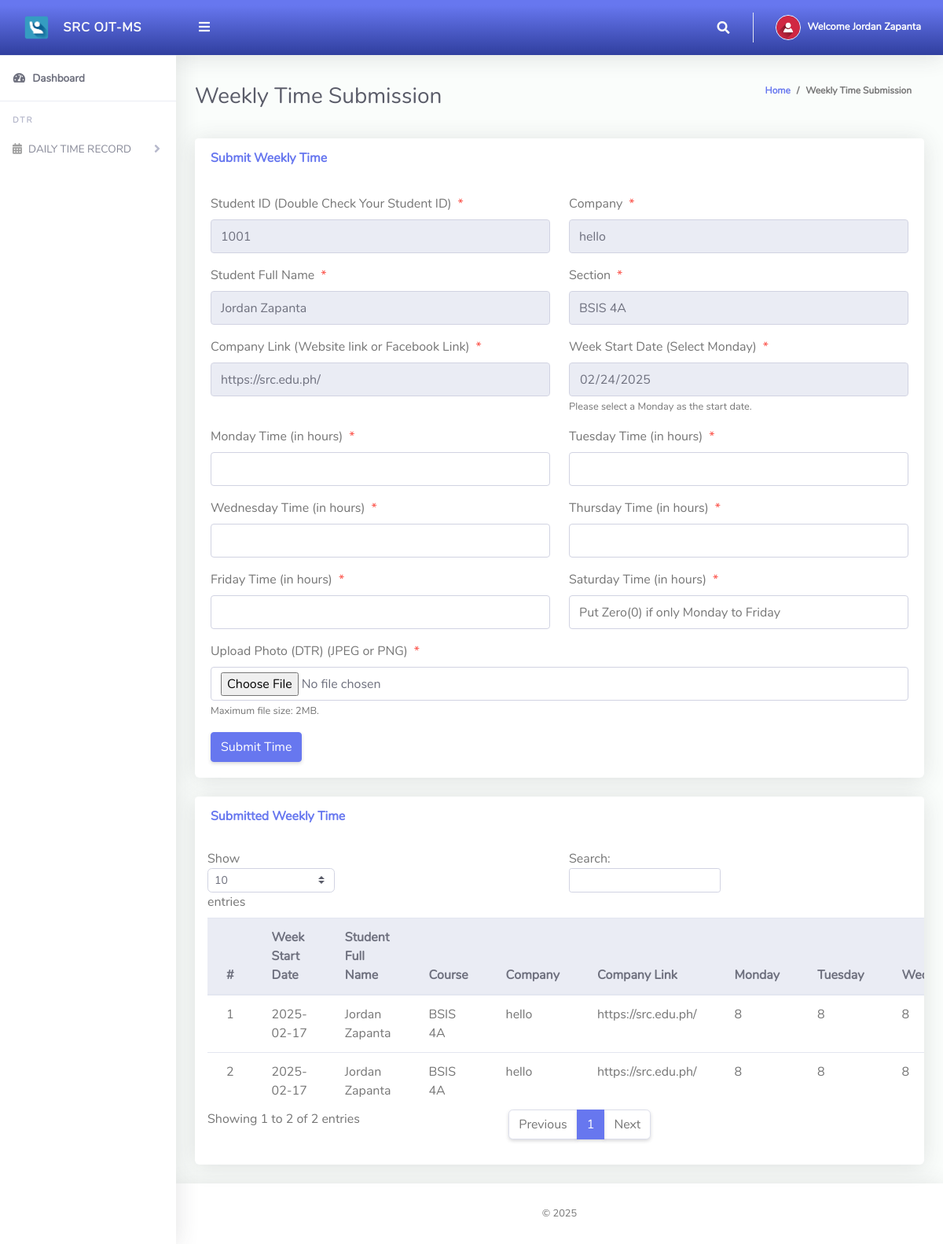
Screenshot of /Student/time2.php (signed in) with the database file from the repository.
### tables this page shows
CREATE TABLE `tblstudents` (
  `Id` int(10) NOT NULL,
  `admissionNumber` varchar(255) DEFAULT NULL,
  `firstName` varchar(255) DEFAULT NULL,
  `lastName` varchar(255) DEFAULT NULL,
  `classId` varchar(10) DEFAULT NULL,
  `contact` varchar(50) DEFAULT NULL,
  `comp_name` varchar(255) DEFAULT NULL,
  `email` varchar(255) DEFAULT NULL,
  `address` varchar(255) DEFAULT NULL,
  `password` varchar(50) DEFAULT NULL,
  `dateCreated` varchar(50) DEFAULT NULL,
  `remaining_time` int(255) DEFAULT NULL,
  `comp_link` varchar(255) DEFAULT NULL
);

CREATE TABLE `tbl_weekly_time_entries` (
  `id` int(11) NOT NULL,
  `week_start_date` date NOT NULL,
  `monday_time` float DEFAULT 0,
  `tuesday_time` float DEFAULT 0,
  `wednesday_time` float DEFAULT 0,
  `thursday_time` float DEFAULT 0,
  `friday_time` float DEFAULT 0,
  `saturday_time` int(8) DEFAULT NULL,
  `student_fullname` varchar(100) NOT NULL,
  `course` varchar(100) NOT NULL,
  `comp_name` varchar(255) DEFAULT NULL,
  `comp_link` varchar(255) DEFAULT NULL,
  `date_created` datetime DEFAULT current_timestamp(),
  `remaining_time` int(255) DEFAULT NULL,
  `admissionNumber` varchar(255) NOT NULL,
  `photo` varchar(255) DEFAULT NULL,
  `status` enum('submitted','not submitted','pending') DEFAULT 'not submitted'
);

### Student/time2.php (the view, shortened to what this page needs)
<?php
include '../Includes/dbcon.php';
?>
<!DOCTYPE html>
<html lang="en">
<head>
  <link href="../vendor/fontawesome-free/css/all.min.css" rel="stylesheet" type="text/css">
  <link href="../vendor/bootstrap/css/bootstrap.min.css" rel="stylesheet" type="text/css">
  <link href="css/ruang-admin.min.css" rel="stylesheet">
</head>
<body id="page-top">
  <div id="wrapper">
      <?php include "Includes/sidebar.php"; ?>
    <div id="content-wrapper" class="d-flex flex-column">
      <div id="content">
       <?php include "Includes/topbar.php"; ?>
        <div class="container-fluid" id="container-wrapper">
          <div class="d-sm-flex align-items-center justify-content-between mb-4">
            <h1 class="h3 mb-0 text-gray-800">Weekly Time Submission</h1>
            <ol class="breadcrumb">
              <li class="breadcrumb-item"><a href="./">Home</a></li>
              <li class="breadcrumb-item active" aria-current="page">Weekly Time Submission</li>
            </ol>
          </div>
          <div class="row">
            <div class="col-lg-12">
              <div class="card mb-4">
                <div class="card-header py-3 d-flex flex-row align-items-center justify-content-between">
                  <h6 class="m-0 font-weight-bold text-primary">Submit Weekly Time</h6>
                </div>
                <div class="card-body">
                <form method="post" enctype="multipart/form-data">
                <div class="form-group row mb-3">
                        <div class="col-xl-6">
                            <label class="form-control-label">Student ID (Double Check Your Student ID)<span class="text-danger ml-2">*</span></label>
                            <input type="text" class="form-control" name="admissionNumber" value="<?php echo isset($_SESSION['admissionNumber']) ? $_SESSION['admissionNumber'] : ''; ?>" required readonly>
                        </div>
                        <div class="col-xl-6">
                          <label class="form-control-label">Company<span class="text-danger ml-2">*</span></label>
                          <input type="text" class="form-control" name="comp_name" value="<?php echo isset($_SESSION['comp_name']) ? $_SESSION['comp_name'] : ''; ?>" required readonly>
                      </div>
                    </div>
                    <div class="form-group row mb-3">
                    <div class="col-xl-6">
                        <label class="form-control-label">Student Full Name<span class="text-danger ml-2">*</span></label>
                        <input type="text" class="form-control" name="student_fullname" value="<?php echo isset($_SESSION['student_fullname']) ? $_SESSION['student_fullname'] : ''; ?>" required readonly>
                    </div>
                    <div class="col-xl-6">
                      <label class="form-control-label">Section<span class="text-danger ml-2">*</span></label>
                      <input type="text" class="form-control" name="course" value="<?php echo isset($_SESSION['className']) ? $_SESSION['className'] : ''; ?>" required readonly>
                  </div>
                    </div>
                    <div class="form-group row mb-3">
                    <div class="col-xl-6">
                        <label class="form-control-label">Company Link (Website link or Facebook Link)<span class="text-danger ml-2">*</span></label>
                        <input type="text" class="form-control" name="comp_link" id="comp_link" value="<?php echo isset($_SESSION['comp_link']) ? $_SESSION['comp_link'] : ''; ?>" required readonly>
                    </div>
                        <div class="col-xl-6">
                            <label class="form-control-label">Week Start Date (Select Monday)<span class="text-danger ml-2">*</span></label>
                            <input type="date" class="form-control" name="week_start_date" readonly>
                            <small class="form-text text-muted">Please select a Monday as the start date.</small>
                        </div>
                    </div>
                    <div class="form-group row mb-3">
                        <div class="col-xl-6">
                            <label class="form-control-label">Monday Time (in hours)<span class="text-danger ml-2">*</span></label>
                            <input type="number" class="form-control" name="monday_time" min="0" max="8" step="0.1" required>
                        </div>
                        <div class="col-xl-6">
                            <label class="form-control-label">Tuesday Time (in hours)<span class="text-danger ml-2">*</span></label>
                            <input type="number" class="form-control" name="tuesday_time" min="0" max="8" step="0.1" required>
                        </div>
                    </div>
                    <div class="form-group row mb-3">
                        <div class="col-xl-6">
                            <label class="form-control-label">Wednesday Time (in hours)<span class="text-danger ml-2">*</span></label>
                            <input type="number" class="form-control" name="wednesday_time" min="0" max="8" step="0.1" required>
                        </div>
                        <div class="col-xl-6">
                            <label class="form-control-label">Thursday Time (in hours)<span class="text-danger ml-2">*</span></label>
                            <input type="number" class="form-control" name="thursday_time" min="0" max="8" step="0.1" required>
                        </div>
                    </div>
                    <div class="form-group row mb-3">
                        <div class="col-xl-6">
                            <label class="form-control-label">Friday Time (in hours)<span class="text-danger ml-2">*</span></label>
                            <input type="number" class="form-control" name="friday_time" min="0" max="8" step="0.1" required>
                        </div>
                        <div class="col-xl-6">
                          <label class="form-control-label">Saturday Time (in hours)<span class="text-danger ml-2">*</span></label>
                          <input type="number" class="form-control" name="saturday_time" min="0" max="8" step="0.1" placeholder="Put Zero(0) if only Monday to Friday" required>
                      </div>
                    </div>
                    <div class="form-group row mb-3">
                        <div class="col-xl-12">
                            <label class="form-control-label">Upload Photo (DTR) (JPEG or PNG)<span class="text-danger ml-2">*</span></label>
                            <input type="file" class="form-control" name="photo" accept=".jpg, .jpeg, .png" required>
                            <small class="form-text text-muted">Maximum file size: 2MB.</small>
                        </div>
                    </div>
                    <button type="submit" name="submit_time" class="btn btn-primary">Submit Time</button>
                </form>
                </div>
              </div>
              <div class="row">
                <div class="col-lg-12">
                  <div class="card mb-4">
                    <div class="card-header py-3 d-flex flex-row align-items-center justify-content-between">
                      <h6 class="m-0 font-weight-bold text-primary">Submitted Weekly Time</h6>
                    </div>
                    <div class="table-responsive p-3">
                      <table class="table align-items-center table-flush table-hover" id="dataTableHover">
                        <thead class="thead-light">
                          <tr>
                            <th>#</th>
                            <th>Week Start Date</th>
                            <th>Student Full Name</th>
                            <th>Course</th>
                            <th>Company</th>
                            <th>Company Link</th>
                            <th>Monday</th>
                            <th>Tuesday</th>
                            <th>Wednesday</th>
                          </tr>
                        </thead>
                        <tbody>
                            <?php
                            $query = "SELECT * FROM tbl_weekly_time_entries";
                            $rs = $conn->query($query);
                            $num = $rs->num_rows;
                            $sn = 0;
                            if ($num > 0) {
                                while ($rows = $rs->fetch_assoc()) {
                                    $sn++;
                                    $totalHours = $rows['monday_time'] + $rows['tuesday_time'] + $rows['wednesday_time'] + $rows['thursday_time'] + $rows['friday_time'] + $rows['saturday_time'];
                                    $remainingTime = $rows['remaining_time'];
                                    echo "
                                    <tr>
                                        <td>".$sn."</td>
                                        <td>".$rows['week_start_date']."</td>
                                        <td>".$rows['student_fullname']."</td>
                                        <td>".$rows['course']."</td>
                                        <td>".$rows['comp_name']."</td>
                                        <td>".$rows['comp_link']."</td>
                                        <td>".$rows['monday_time']."</td>
                                        <td>".$rows['tuesday_time']."</td>
                                        <td>".$rows['wednesday_time']."</td>
                                        <td>".$rows['thursday_time']."</td>
                                        <td>".$rows['friday_time']."</td>
                                        <td>".$rows['saturday_time']."</td>
                                        <td>".$totalHours."</td>
                                        <td>".$remainingTime."</td>
                                        <td><a href='".$rows['photo']."' target='_blank'><img src='".$rows['photo']."' alt='Uploaded Photo' style='width: 50px; height: auto;'></a></td>
                                        <td><a href='?action=edit&Id=".$rows['id']."'><i class='fas fa-fw fa-edit'></i>Edit</a></td>
                                        <td><a href='?action=delete&Id=".$rows['id']."'><i class='fas fa-fw fa-trash'></i>Delete</a></td>
                                    </tr>";
                                }
                            } else {
                                echo "<tr><td colspan='14' class='text-center'>No Record Found!</td></tr>";
                            }
                            ?>
                        </tbody>
                      </table>
                    </div>
                  </div>
                </div>
              </div>
            </div>
          </div>
        </div>
      </div>
       <?php include "Includes/footer.php";?>
    </div>
  </div>
</body>
</html>

### Student/Includes/topbar.php (shortened to what this page needs)
<?php
  $query = "SELECT * FROM tblstudents WHERE Id = ".$_SESSION['userId']."";
  $rs = $conn->query($query);
  $rows = $rs->fetch_assoc();
  $fullName = $rows['firstName']." ".$rows['lastName'];;
?>
<nav class="navbar navbar-expand navbar-light bg-gradient-primary topbar mb-4 static-top">
          <button id="sidebarToggleTop" class="btn btn-link rounded-circle mr-3">
            <i class="fa fa-bars"></i>
          </button>
          <ul class="navbar-nav ml-auto">
            <li class="nav-item dropdown no-arrow">
              <a class="nav-link dropdown-toggle" href="#" id="searchDropdown" role="button" data-toggle="dropdown"
                aria-haspopup="true" aria-expanded="false">
                <i class="fas fa-search fa-fw"></i>
              </a>
            </li>
            <li class="nav-item dropdown no-arrow">
              <a class="nav-link dropdown-toggle" href="#" id="userDropdown" role="button" data-toggle="dropdown"
                aria-haspopup="true" aria-expanded="false">
                <img class="img-profile rounded-circle" src="img/user-icn.png" style="max-width: 60px">
                <span class="ml-2 d-none d-lg-inline text-white small"><b>Welcome <?php echo $fullName;?></b></span>
              </a>
            </li>
          </ul>
        </nav>

### rows the page displays
tblstudents: fullName "Jordan Zapanta"
tbl_weekly_time_entries: week_start_date "2025-02-17", student_fullname "Jordan Zapanta", course "BSIS 4A", comp_name "hello", comp_link "https://src.edu.ph/", monday_time "8", tuesday_time "8", wednesday_time "8"
tbl_weekly_time_entries: week_start_date "2025-02-17", student_fullname "Jordan Zapanta", course "BSIS 4A", comp_name "hello", comp_link "https://src.edu.ph/", monday_time "8", tuesday_time "8", wednesday_time "8"
